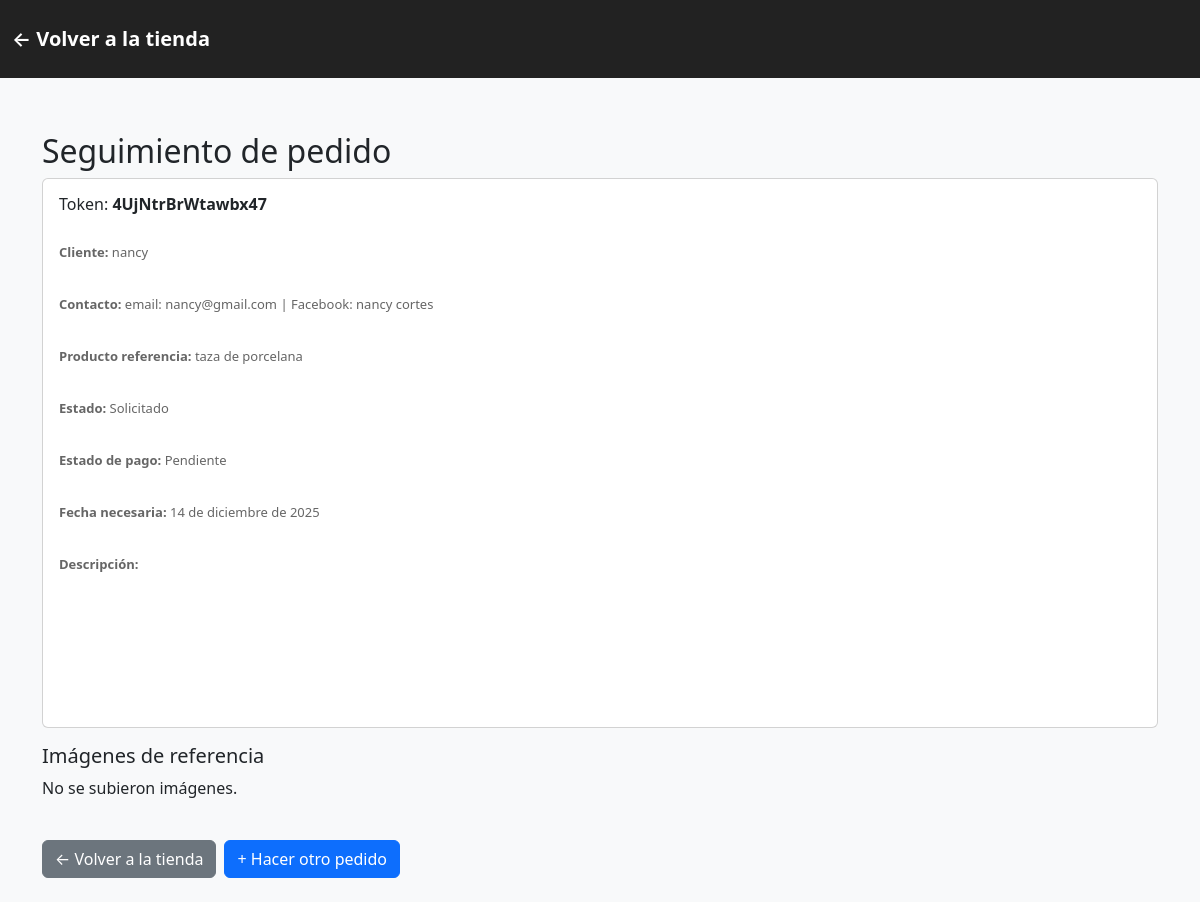
The page /pedido/4UjNtrBrWtawbx47/ on the database its author committed.
### myApp/models.py (models this page shows, shortened)
class Orden(models.Model):
    ESTADO_CHOICES = (
        ('solicitado', 'Solicitado'),
        ('en_proceso', 'En proceso'),
        ('completado', 'Completado'),
        ('cancelado', 'Cancelado'),
    )
    PAGO_CHOICES = (
        ('pendiente', 'Pendiente'),
        ('pagado', 'Pagado'),
    )
    token = models.CharField(max_length=48, unique=True, editable=False, default=generate_token)
    cliente_nombre = models.CharField(max_length=200, default='', blank=True)
    contacto = models.CharField(max_length=200, help_text="Email / teléfono / red social", default='', blank=True)
    producto_referencia = models.ForeignKey('Producto', null=True, blank=True, on_delete=models.SET_NULL)
    descripcion = models.TextField(blank=True)
    plataforma = models.CharField(max_length=100, default='pagina web')
    fecha_necesaria = models.DateField(null=True, blank=True)
    estado = models.CharField(max_length=20, choices=ESTADO_CHOICES, default='solicitado', verbose_name='Estado del pedido')
    estado_pago = models.CharField(max_length=20, choices=PAGO_CHOICES, default='pendiente', verbose_name='Estado de pago')
    creado = models.DateTimeField(auto_now_add=True)
    actualizado = models.DateTimeField(auto_now=True)
    class Meta:
        verbose_name = 'Orden'
        verbose_name_plural = 'Órdenes'
        ordering = ['-creado']

class Producto(models.Model):
    categoria = models.ForeignKey(Categoria, on_delete=models.CASCADE, related_name='productos')
    nombre = models.CharField(max_length=150)
    descripcion = models.TextField(blank=True)
    precio = models.DecimalField(max_digits=10, decimal_places=2)
    stock = models.PositiveIntegerField(default=0)
    activo = models.BooleanField(default=True)

### myApp/views.py (the view)
# urls.py: path('pedido/<str:token>/', views.seguimiento_pedido, name='seguimiento_pedido'),
def seguimiento_pedido(request, token):
    orden = get_object_or_404(Orden, token=token)
    context = {
        'orden': orden,
    }
    return render(request, 'seguimiento_pedido.html', context)

### templates/seguimiento_pedido.html (shortened to what this page needs)
{% load static %}
<!DOCTYPE html>
<html lang="es">
<head>
    <link href="https://cdn.jsdelivr.net/npm/bootstrap@5.3.0/dist/css/bootstrap.min.css" rel="stylesheet">
    <link rel="stylesheet" href="{% static 'css/styles.css' %}">
</head>
<body>
<div class="header">
    <div class="container">
        <a href="{% url 'home' %}" class="header-back">← Volver a la tienda</a>
    </div>
</div>
<div class="container py-4">
    <h2>Seguimiento de pedido</h2>
    <div class="card mb-3">
        <div class="card-body">
            <h5>Token: <strong>{{ orden.token }}</strong></h5>
            <p><strong>Cliente:</strong> {{ orden.cliente_nombre }}</p>
            <p><strong>Contacto:</strong> {{ orden.contacto }}</p>
            <p><strong>Producto referencia:</strong> {% if orden.producto_referencia %}{{ orden.producto_referencia.nombre }}{% else %}—{% endif %}</p>
            <p><strong>Estado:</strong> {{ orden.get_estado_display }}</p>
            <p><strong>Estado de pago:</strong> {{ orden.get_estado_pago_display }}</p>
            {% if orden.fecha_necesaria %}<p><strong>Fecha necesaria:</strong> {{ orden.fecha_necesaria }}</p>{% endif %}
            <p><strong>Descripción:</strong><br>{{ orden.descripcion|linebreaks }}</p>
        </div>
    </div>
    <h5>Imágenes de referencia</h5>
    <div class="row mb-4">
        {% for img in orden.imagenes.all %}
            <div class="col-md-3 mb-3">
                <a href="{{ img.imagen.url }}" target="_blank">
                    <img src="{{ img.imagen.url }}" class="img-fluid img-thumbnail">
                </a>
            </div>
        {% empty %}
            <p>No se subieron imágenes.</p>
        {% endfor %}
    </div>
    <div class="d-flex gap-2 mt-4">
        <a href="{% url 'home' %}" class="btn btn-secondary">← Volver a la tienda</a>
        <a href="{% url 'home' %}" class="btn btn-primary">+ Hacer otro pedido</a>
    </div>
</div>
</body>
</html>

### static/css/styles.css (style rules this page uses)
body { background: #f8f9fa; }
.header { background: #222; padding: 24px 0; color: white; margin-bottom: 30px; }
.header .container { max-width: 1200px; margin: 0 auto; display: flex; justify-content: space-between; align-items: center; }
.header-back { color: #fff; text-decoration: none; font-size: 20px; font-weight: 600; display: inline-block; transition: opacity 0.3s; }
.card-body h5 { font-size: 16px; height: 40px; overflow: hidden; display: -webkit-box; -webkit-line-clamp: 2; -webkit-box-orient: vertical; }
.card-body p { font-size: 13px; color: #666; height: 36px; overflow: hidden; display: -webkit-box; -webkit-line-clamp: 2; -webkit-box-orient: vertical; }

### rows shown on the page
Orden: token "4UjNtrBrWtawbx47", cliente_nombre "nancy", contacto "email: nancy@gmail.com | Facebook: nancy cortes", producto_referencia.nombre "taza de porcelana", estado "Solicitado", estado_pago "Pendiente", fecha_necesaria "14 de diciembre de 2025"
